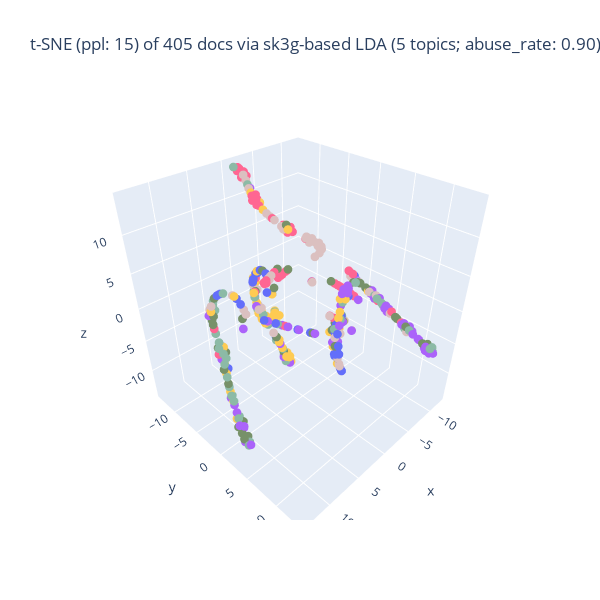
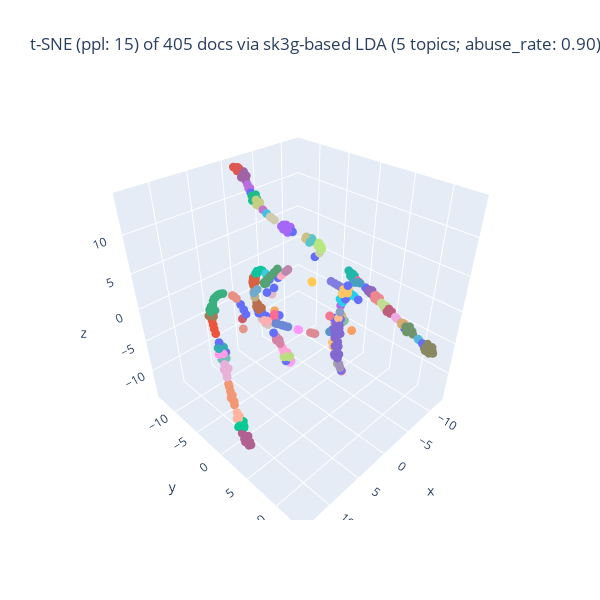
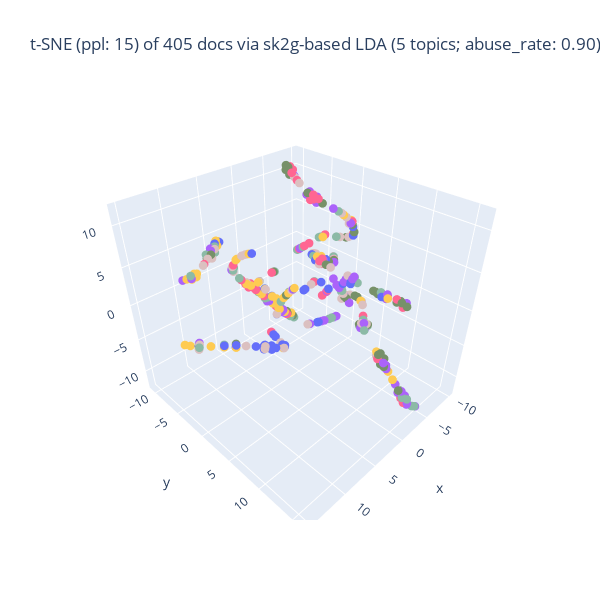
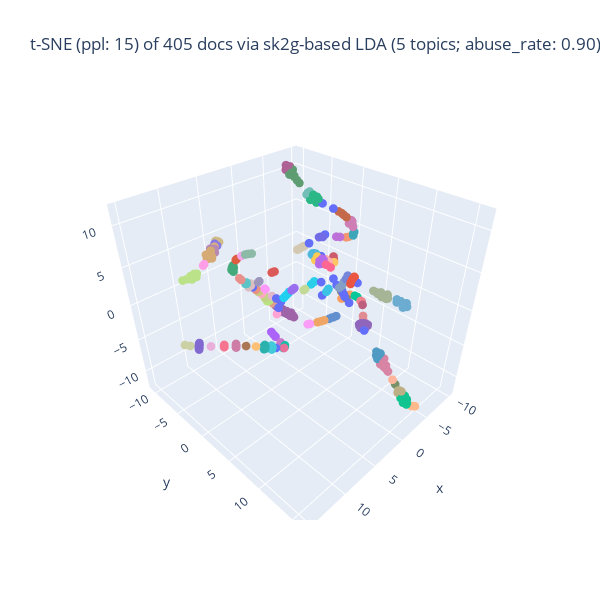

These figures' notebook cell, in order:
### Code cell
## main 可視化の実行: 3D, 2D, HC, Polar HC
import numpy as np
#
if use_labeled_LDA:
    term_abuse_rate = "N.A."
##
target_term_types = used_term_types
#target_term_types = target_term_types[1:] # You can ignore 1-gram
print(f"target_term_types: {target_term_types}")
##
dominancy_text = "; ".join([f"{k}={v:0.2f}" for k, v in dominancy_dict.items()])
purity_text    = "; ".join([f"{k}={v:0.2f}" for k, v in purity_dict.items()])
##
for term_type in target_term_types[::-1]: # reverse the order
    print(f"processing: {term_type}")
    ##
    plot_df = plot_dfs[term_type]
    print(f"plot_df: {plot_df}")
    
    ## title
    if   dim_reducer == 'ICA':
        dim_reduct_text = f"ICA"
    elif dim_reducer == 'PCA':
        dim_reduct_text = f"PCA"
    elif dim_reducer == 'PLS':
        dim_reduct_text = f"PLS"
    elif dim_reducer == 'MDS':
        dim_reduct_text = f"MDS"
    elif dim_reducer == 'LLE':
        dim_reduct_text = f"LLE (n_ngh: {lle_n_neighbors})"
    elif dim_reducer == 'Isomap':
        dim_reduct_text = f"Isomap (n_ngh: {isomap_n_neighbors})"
    elif dim_reducer == 'tSNE':
        dim_reduct_text = f"t-SNE (ppl: {doc_perplexity_val})"
    elif dim_reducer == 'UMAP':
        dim_reduct_text = f"UMAP (n_ngh: {umap_n_neighbors})"
    else:
        dim_reduct_text = f"X"
    ##
    if use_labeled_LDA:
        title_val = f"{dim_reduct_text} of {len(plot_df)} {test_sig}docs via {term_type[:-3]}-based {encoding_method} ({n_topics} topics; abuse_rate: N.A.)"
    else:
        title_val = f"{dim_reduct_text} of {len(plot_df)} {test_sig}docs via {term_type[:-3]}-based {encoding_method} ({n_topics} topics; abuse_rate: {term_abuse_rate:0.2f})"
    
    ## 3D可視化: coloring for language
    draw_3D_plot (plot_df, color_var = 'language', title = title_val, check = False)
    
    ## 3D可視化: coloring for cluster
    draw_3D_plot (plot_df, color_var = 'cluster', title = title_val, check = False)

    ## F_value の表示
    print(f"F_value")
    F_value_df
    
    ## 2D可視化
    draw_2D_plots (plot_df, color_var = 'language', label_var = 'form', title = title_val, check = False)

    ## HC
    dendrog, hc_sampling_rate, hc_sample_n = draw_HC_plot (plot_df, dim_reduct_text)

    ## Polar HC
    draw_radial_HC_plot (dendrog, hc_sampling_rate, hc_sample_n, dim_reduct_text)

### Figure 1 — Plotly figure (JSON) as saved in the notebook; plotly's stock layout.template omitted (floating-point values rounded to 4 significant figures; data arrays with more than 128 entries replaced by an {"elided": "..."} marker saying what was removed)
{"data": [{"marker": {"color": {"elided": "405 int values"}, "colorscale": [[0, "#636EFA"], [0.1111, "#EF553B"], [0.2222, "#00CC96"], [0.3333, "#AB63FA"], [0.4444, "#FFA15A"], [0.5556, "#19D3F3"], [0.6667, "#FF6692"], [0.7778, "#B6E880"], [0.8889, "#FF97FF"], [1, "#FECB52"]], "size": 3}, "mode": "markers", "type": "scatter3d", "x": {"elided": "405 float values"}, "y": {"elided": "405 float values"}, "z": {"elided": "405 float values"}}], "layout": {"autosize": false, "height": 600, "title": {"text": "t-SNE (ppl: 15) of 405 docs via sk3g-based LDA (5 topics; abuse_rate: 0.90)"}, "width": 600}}

### Figure 2 — Plotly figure (JSON) as saved in the notebook; plotly's stock layout.template omitted (floating-point values rounded to 4 significant figures; data arrays with more than 128 entries replaced by an {"elided": "..."} marker saying what was removed)
{"data": [{"marker": {"color": {"elided": "405 int values"}, "colorscale": [[0, "#636EFA"], [0.1111, "#EF553B"], [0.2222, "#00CC96"], [0.3333, "#AB63FA"], [0.4444, "#FFA15A"], [0.5556, "#19D3F3"], [0.6667, "#FF6692"], [0.7778, "#B6E880"], [0.8889, "#FF97FF"], [1, "#FECB52"]], "size": 3}, "mode": "markers", "type": "scatter3d", "x": {"elided": "405 float values"}, "y": {"elided": "405 float values"}, "z": {"elided": "405 float values"}}], "layout": {"autosize": false, "height": 600, "title": {"text": "t-SNE (ppl: 15) of 405 docs via sk3g-based LDA (5 topics; abuse_rate: 0.90)"}, "width": 600}}

### Figure 3 — Plotly figure (JSON) as saved in the notebook; plotly's stock layout.template omitted (floating-point values rounded to 4 significant figures; data arrays with more than 128 entries replaced by an {"elided": "..."} marker saying what was removed)
{"data": [{"marker": {"color": {"elided": "405 int values"}, "colorscale": [[0, "#636EFA"], [0.1111, "#EF553B"], [0.2222, "#00CC96"], [0.3333, "#AB63FA"], [0.4444, "#FFA15A"], [0.5556, "#19D3F3"], [0.6667, "#FF6692"], [0.7778, "#B6E880"], [0.8889, "#FF97FF"], [1, "#FECB52"]], "size": 3}, "mode": "markers", "type": "scatter3d", "x": {"elided": "405 float values"}, "y": {"elided": "405 float values"}, "z": {"elided": "405 float values"}}], "layout": {"autosize": false, "height": 600, "title": {"text": "t-SNE (ppl: 15) of 405 docs via sk2g-based LDA (5 topics; abuse_rate: 0.90)"}, "width": 600}}

### Figure 4 — Plotly figure (JSON) as saved in the notebook; plotly's stock layout.template omitted (floating-point values rounded to 4 significant figures; data arrays with more than 128 entries replaced by an {"elided": "..."} marker saying what was removed)
{"data": [{"marker": {"color": {"elided": "405 int values"}, "colorscale": [[0, "#636EFA"], [0.1111, "#EF553B"], [0.2222, "#00CC96"], [0.3333, "#AB63FA"], [0.4444, "#FFA15A"], [0.5556, "#19D3F3"], [0.6667, "#FF6692"], [0.7778, "#B6E880"], [0.8889, "#FF97FF"], [1, "#FECB52"]], "size": 3}, "mode": "markers", "type": "scatter3d", "x": {"elided": "405 float values"}, "y": {"elided": "405 float values"}, "z": {"elided": "405 float values"}}], "layout": {"autosize": false, "height": 600, "title": {"text": "t-SNE (ppl: 15) of 405 docs via sk2g-based LDA (5 topics; abuse_rate: 0.90)"}, "width": 600}}
